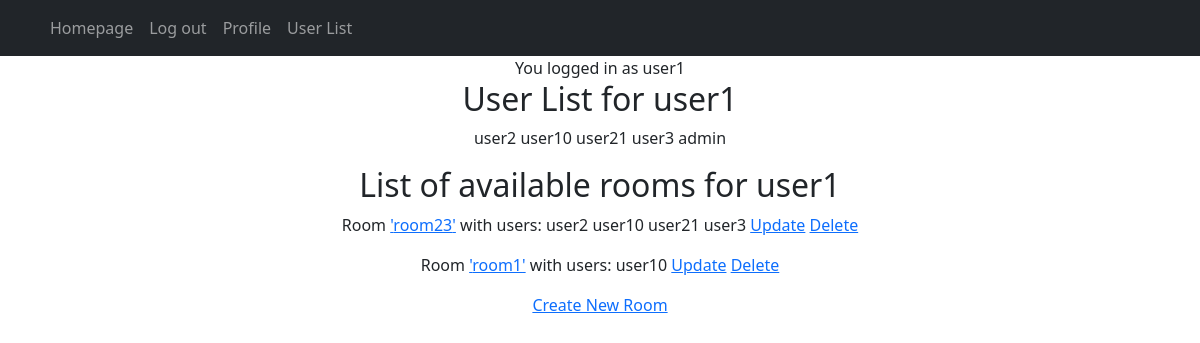
Screenshot of /accounts/user_list/ (signed in) with the database file from the repository.
### chat/models.py (models this page shows, shortened)
class ChatUser(models.Model):
    user = models.OneToOneField(User, on_delete=models.CASCADE)
    avatar = models.ImageField(upload_to=user_directory_path, default='users/default.jpg')
    def __str__(self):
        return self.user.username

class Room(models.Model):
    name = models.CharField(max_length=255, unique=True)
    add_date = models.DateTimeField(auto_now_add=True)
    users = models.ManyToManyField(ChatUser, related_name='users')
    def __str__(self):
        return self.name

### accounts/views.py (the view)
# urls.py: path('user_list/', user_list, name='user_list'),
@login_required
def user_list(request):
    current_user = ChatUser.objects.get(user=request.user)
    users = ChatUser.objects.exclude(user=request.user)
    rooms = [room for room in Room.objects.all() if current_user in room.users.all() or current_user.user.is_staff]
    return render(request, 'user_list.html',
                  {'current_user': current_user,
                   'users': users,
                   'rooms': rooms})

### templates/user_list.html (shortened to what this page needs)
{% extends "default.html" %}
{% block content %}
    <h2>User List for {{ current_user }}</h2>
    <p>
        {% for user in users %}
            {{ user }}
        {% endfor %}
    </p>
    <h2>List of available rooms for {{ current_user }}</h2>
    {% for room in rooms %}
        <p>
            Room <a href="{% url 'room' room %}">'{{ room }}'</a> with users:
            {% for room_user in room.users.all %}
                {% if room_user != current_user %}
                    {{ room_user }}
                {% endif %}
            {% endfor %}
            {% if current_user in room.users.all or request.user.is_staff %}
                <a href="{% url 'room_update' room.id %}">Update</a>
                <a href="{% url 'room_delete' room.id %}">Delete</a>
            {% endif %}
        </p>
    {% endfor %}
    <p><a href="{% url 'room_create' %}">Create New Room</a></p>
{% endblock content %}

### templates/default.html (shortened to what this page needs)
<!DOCTYPE html>
<html lang="en">
    <head>
        {% load static %}
        <link href="{% static 'css/styles.css' %}" rel="stylesheet" />
    </head>
    <body>
        <nav class="navbar navbar-expand-lg navbar-dark bg-dark static-top">
            <div class="container">
                <div class="collapse navbar-collapse" id="navbarResponsive">
                    <ul class="navbar-nav ml-auto">
                        <li class="nav-item">
                            <a class="nav-link" href="{% url 'index' %}">Homepage</a>
                        </li>
                        <li class="nav-item">
                            {%  if request.user.is_anonymous %}
                                <a class="nav-link" href="{% url 'login' %}">Log in</a>
                            {% else %}
                                <a class="nav-link" href="{% url 'logout' %}">Log out</a>
                            {% endif %}
                        </li>
                        <li class="nav-item">
                            {%  if request.user.is_authenticated %}
                                <a class="nav-link" href="{% url 'profile' %}">Profile</a>
                            {% endif %}
                        </li>
                        <li class="nav-item">
                            {%  if request.user.is_authenticated %}
                                <a class="nav-link" href="{% url 'user_list' %}">User List</a>
                            {% endif %}
                        </li>
                    </ul>
                </div>
            </div>
        </nav>
        <div class="container">
            <div class="row">
                <div class="col-lg-12 text-center">
                    {% if request.user.is_authenticated %}
                        You logged in as {{ request.user.username }}
                    {% endif %}
                    {% block content %}
                    {% endblock content %}
                </div>
            </div>
        </div>
    </body>
</html>

### rows the page displays
ChatUser: user.username "user1"
ChatUser: user.username "user2"
ChatUser: user.username "user10"
ChatUser: user.username "user21"
ChatUser: user.username "user3"
ChatUser: user.username "admin"
Room: name "room23", shows "Update"
Room: name "room1", shows "Update"

### other values shown
{{ request.user.username }} "user1"
